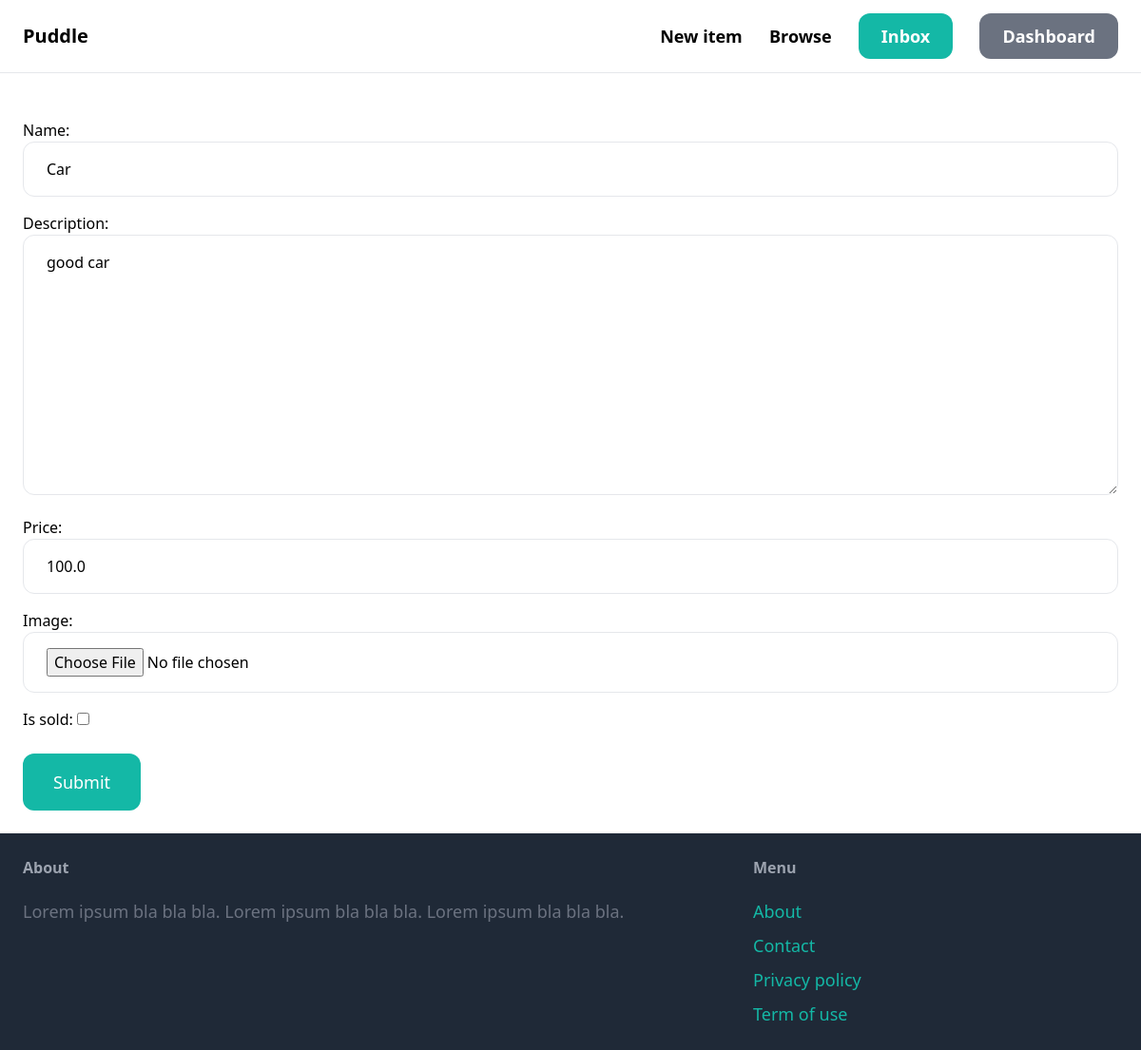
The page /items/1/edit (signed in) on the database its author committed.
### item/models.py (models this page shows, shortened)
class Item(models.Model):
    category = models.ForeignKey(Category,related_name="items", on_delete=models.CASCADE)
    name = models.CharField(max_length=255)
    description = models.TextField(blank=True, null=True)
    price = models.FloatField()
    image = models.ImageField(upload_to="item_images", blank=True, null=True)
    is_sold = models.BooleanField(default=False)
    created_by = models.ForeignKey(User, related_name="items", on_delete=models.CASCADE)
    created_at = models.DateTimeField(auto_now_add=True)

### item/views.py (the view)
# urls.py: path('<int:pk>/edit', views.edit, name="edit"),
@login_required
def edit(request , pk):
    item =  get_object_or_404(Item, pk=pk, created_by=request.user)
    if request.method == "POST":
        form = EditItemForm(request.POST, request.FILES,instance=item)
        if form.is_valid():
            form.save()
            return redirect("item:detail", pk=item.id)
    else:
        form = EditItemForm(instance=item)
        return render(request, "item/forms.html", {
            "form": form
        })

### item/forms.py
class EditItemForm(forms.ModelForm):
    class Meta:
        model = Item
        fields = ('name', "description", 'price', 'image', "is_sold")
        widgets = {
            "name":forms.TextInput(attrs={
                "class": "w-full py-4 px-6 rounded-xl border"
            }),
            "description":forms.Textarea(attrs={
                "class": "w-full py-4 px-6 rounded-xl border"
            }),
            "price":forms.TextInput(attrs={
                "class": "w-full py-4 px-6 rounded-xl border"
            }),
            "image": forms.FileInput(attrs={
                "class": "w-full py-4 px-6 rounded-xl border"
            })
        }

### item/templates/item/forms.html (shortened to what this page needs)
{% extends 'core/base.html' %}
{% block content %}
<form method="post"  enctype="multipart/form-data">
    <div class="space-y-4">
        {{ form.as_p }}
    </div>
    <button class="mt-6 py-4 px-8 text-lg bg-teal-500 hover:bg-teal-700 rounded-xl text-white">Submit</button>
</form>
{% endblock %}

### rows shown on the page
Item: name "Car", description "good car", price "100.0"
